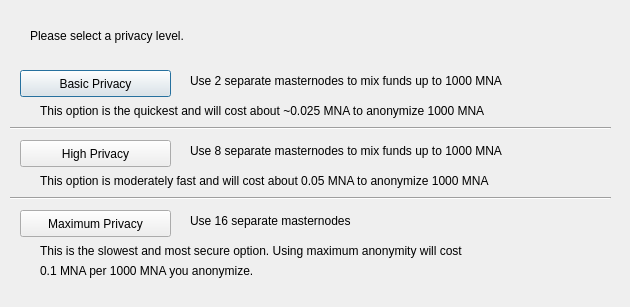
<?xml version="1.0" encoding="UTF-8"?>
<ui version="4.0">
 <class>DarksendConfig</class>
 <widget class="QDialog" name="DarksendConfig">
  <property name="geometry">
   <rect>
    <x>0</x>
    <y>0</y>
    <width>630</width>
    <height>307</height>
   </rect>
  </property>
  <property name="windowTitle">
   <string>Configure PrivateSend</string>
  </property>
  <widget class="QPushButton" name="buttonBasic">
   <property name="geometry">
    <rect>
     <x>20</x>
     <y>70</y>
     <width>151</width>
     <height>27</height>
    </rect>
   </property>
   <property name="text">
    <string>Basic Privacy</string>
   </property>
  </widget>
  <widget class="QPushButton" name="buttonHigh">
   <property name="geometry">
    <rect>
     <x>20</x>
     <y>140</y>
     <width>151</width>
     <height>27</height>
    </rect>
   </property>
   <property name="text">
    <string>High Privacy</string>
   </property>
  </widget>
  <widget class="QPushButton" name="buttonMax">
   <property name="geometry">
    <rect>
     <x>20</x>
     <y>210</y>
     <width>151</width>
     <height>27</height>
    </rect>
   </property>
   <property name="text">
    <string>Maximum Privacy</string>
   </property>
  </widget>
  <widget class="QLabel" name="label">
   <property name="geometry">
    <rect>
     <x>30</x>
     <y>20</y>
     <width>571</width>
     <height>31</height>
    </rect>
   </property>
   <property name="text">
    <string>Please select a privacy level.</string>
   </property>
  </widget>
  <widget class="QLabel" name="label_2">
   <property name="geometry">
    <rect>
     <x>190</x>
     <y>70</y>
     <width>421</width>
     <height>21</height>
    </rect>
   </property>
   <property name="text">
    <string>Use 2 separate masternodes to mix funds up to 1000 MNA</string>
   </property>
  </widget>
  <widget class="QLabel" name="label_3">
   <property name="geometry">
    <rect>
     <x>190</x>
     <y>140</y>
     <width>411</width>
     <height>21</height>
    </rect>
   </property>
   <property name="text">
    <string>Use 8 separate masternodes to mix funds up to 1000 MNA</string>
   </property>
  </widget>
  <widget class="QLabel" name="label_4">
   <property name="geometry">
    <rect>
     <x>190</x>
     <y>210</y>
     <width>421</width>
     <height>21</height>
    </rect>
   </property>
   <property name="text">
    <string>Use 16 separate masternodes</string>
   </property>
  </widget>
  <widget class="QLabel" name="label_6">
   <property name="geometry">
    <rect>
     <x>40</x>
     <y>100</y>
     <width>561</width>
     <height>21</height>
    </rect>
   </property>
   <property name="text">
    <string>This option is the quickest and will cost about ~0.025 MNA to anonymize 1000 MNA</string>
   </property>
  </widget>
  <widget class="QLabel" name="label_7">
   <property name="geometry">
    <rect>
     <x>40</x>
     <y>170</y>
     <width>561</width>
     <height>21</height>
    </rect>
   </property>
   <property name="text">
    <string>This option is moderately fast and will cost about 0.05 MNA to anonymize 1000 MNA</string>
   </property>
  </widget>
  <widget class="QLabel" name="label_8">
   <property name="geometry">
    <rect>
     <x>40</x>
     <y>240</y>
     <width>561</width>
     <height>21</height>
    </rect>
   </property>
   <property name="text">
    <string>This is the slowest and most secure option. Using maximum anonymity will cost</string>
   </property>
  </widget>
  <widget class="QLabel" name="label_9">
   <property name="geometry">
    <rect>
     <x>40</x>
     <y>260</y>
     <width>561</width>
     <height>21</height>
    </rect>
   </property>
   <property name="text">
    <string>0.1 MNA per 1000 MNA you anonymize.</string>
   </property>
  </widget>
  <widget class="Line" name="line">
   <property name="geometry">
    <rect>
     <x>10</x>
     <y>120</y>
     <width>601</width>
     <height>16</height>
    </rect>
   </property>
   <property name="orientation">
    <enum>Qt::Horizontal</enum>
   </property>
  </widget>
  <widget class="Line" name="line_2">
   <property name="geometry">
    <rect>
     <x>10</x>
     <y>190</y>
     <width>601</width>
     <height>16</height>
    </rect>
   </property>
   <property name="orientation">
    <enum>Qt::Horizontal</enum>
   </property>
  </widget>
 </widget>
 <resources/>
 <connections/>
</ui>
